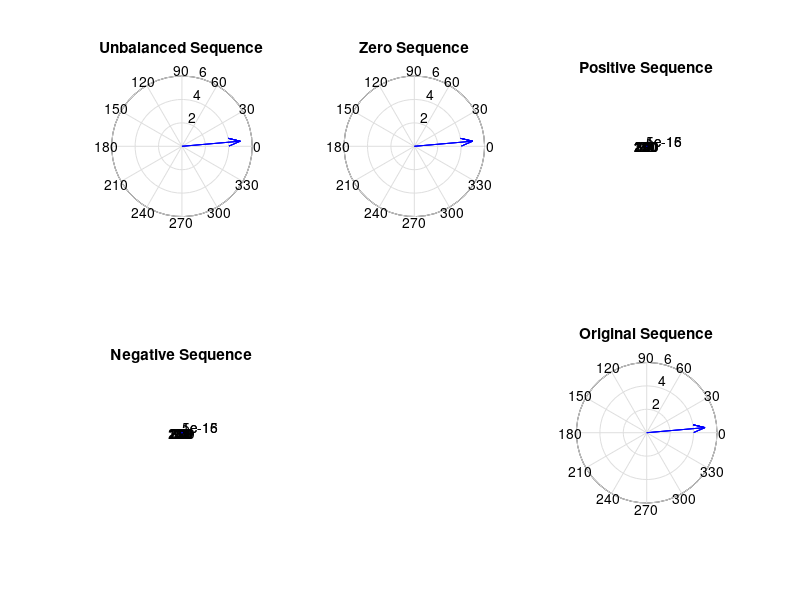

The MATLAB script that drew this image:
clc; %Clears previous data from command window 
clear all; %Removes all variables from the current workspace

% magnitude and phase of unbalaced voltage V1
M1 = input('Enter magnitude of V1:');
P1 = input('Enter phase of V1:');
V1 = M1.*exp(j*deg2rad(P1))
% magnitude and phase of unbalaced voltage V2
M2 = input('Enter magnitude of V2:');
P2 = input('Enter phase of V2:');
V2 = M2.*exp(j*deg2rad(P2))
% magnitude and phase of unbalaced voltage V3
M3 = input('Enter magnitude of V3:');
P3 = input('Enter phase of V3:');
V3 = M3.*exp(j*deg2rad(P3))

% calculate a
a = 1.*exp(j*2*pi/3);
anew = a.*a;

% finding zero sequnece
Va0 = (1/3)*(V1+V2+V3);
Vb0 = Va0;
Vc0 = Va0;
% finding positive sequnece
Va1 = (1/3)*(V1+a*V2+anew*V3);
Vb1 = anew*Va1;
Vc1 = a*Va1;
% finding negative sequnece
Va2 = (1/3)*(V1+anew*V2+a*V3);
Vb2 = a*Va2;
Vc2 = anew*Va2;
% finding original sequence
Va = (Va0+Va1+Va2);
Vb = (Vb0+Vb1+Vb2);
Vc = (Vc0+Vc1+Vc2);

% plotting unbalanced sequnece
subplot(2,3,1);
compass([V1,V2,V3]);
title('Unbalanced Sequence');
% plotting zero sequnece
subplot(2,3,2);
compass([Va0,Vb0,Vc0]);
title('Zero Sequence');
% finding positive sequnece
subplot(2,3,3);
compass([Va1,Vb1,Vc1]);
title('Positive Sequence');
% finding negative sequnece
subplot(2,3,4);
compass([Va2,Vb2,Vc2]);
title('Negative Sequence');
% finding original sequnece
subplot(2,3,6);
compass([Va,Vb,Vc]);
title('Original Sequence');
